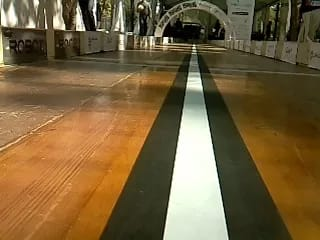
#> input picture path.jpeg, 320 x 240 px
$ jupyter execute --allow-errors Untitled.ipynb
#> lines starting #> are read from the running program, lines starting #| are printed output that depends on the picture; after the words box and inside, x2 and y2 are one past the last pixel; in counts of white or black regions, pixels touching at a corner belong together; long printed decimals are rounded
[cell 1]
import cv2
import numpy as np
import matplotlib.pyplot as plt

# Load the image
img = cv2.imread('path.jpeg')
#> img is the input picture: shape (240, 320, 3); mean B, G, R 60, 96.5, 118.5
img=img[50:,50:]
#> img: shape (190, 270, 3)
gray = cv2.cvtColor(img, cv2.COLOR_BGR2GRAY)

# Apply binary thresholding
thresh_value = 200  # threshold value, can be adjusted
max_value = 255  # maximum value to use with thresholding
_, binary_img = cv2.threshold(gray, thresh_value, max_value, cv2.THRESH_BINARY)
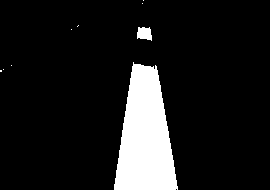
#> binary_img: shape (190, 270); 11.2% white; 9 white regions (7 under 20 px), largest, box (x1, y1, x2, y2) and area: (114, 62, 178, 190) 5574, (137, 27, 152, 41) 163

# Apply a Gaussian blur to reduce noise
blur = cv2.GaussianBlur(binary_img, (5, 5), 0)

# Apply Canny edge detection to detect edges
edges = cv2.Canny(blur, 50, 150)
#> edges: shape (190, 270); 0.67% white in thin lines or dots, all inside (x1, y1, x2, y2) = (0, 24, 179, 190)

# Apply a Hough transform to detect lines
lines = cv2.HoughLinesP(edges, rho=1, theta=np.pi/180, threshold=50, minLineLength=50, maxLineGap=10)
#> lines = [[113, 189, 133, 63], [157, 66, 177, 183], [156, 65, 178, 189]]

# Find the center of the road
if lines is not None:
    x = []
    y = []
    for line in lines:
        x1, y1, x2, y2 = line[0]
        x.append(x1)
        x.append(x2)
        y.append(y1)
        y.append(y2)
#> this loop made 3 passes
#> after the loop, x = [113, 133, 157, 177, 156, 178]; y = [189, 63, 66, 183, 65, 189]
    center_x = int(np.mean(x))
#> center_x = 152
    center_y = int(np.mean(y))
#> center_y = 125

    # Draw a circle on the center of the road
    cv2.circle(img, (center_x, center_y), 7, (0, 0, 255), -1)
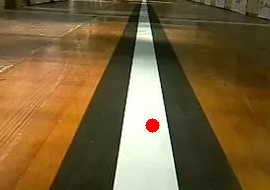
#> img: shape (190, 270, 3); mean B, G, R 58.3, 97.6, 121

# Display the result
# Display the image
plt.imshow(img)
plt.show()

[cell 2]
# Load the image
img2 = cv2.imread('path.jpeg')

rects = [(0, 125, 300, 25)]

# Process each rectangle
for rect in rects:
    x, y, w, h = rect

    # Draw the rectangle
    cv2.rectangle(img2, (x, y), (x+w, y+h), (0, 255, 0), 2)

    # Find the center of the road
    crop = img2[y:y+h, x:x+w]
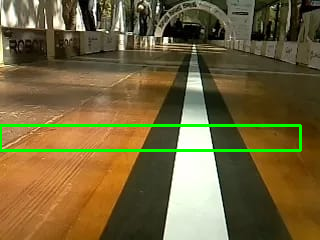
#> img2: shape (240, 320, 3); 2.5% of pixels changed, all inside (x1, y1, x2, y2) = (0, 124, 302, 152)


# Display the image
plt.imshow(crop)
plt.show()

[cell 3]
plt.imshow(crop)
plt.show()

[cell 4]
gray = cv2.cvtColor(crop, cv2.COLOR_BGR2GRAY)
#> gray: shape (25, 300)

# Apply binary thresholding
thresh_value = 200  # threshold value, can be adjusted
max_value = 255  # maximum value to use with thresholding
_, binary_img = cv2.threshold(gray, thresh_value, max_value, cv2.THRESH_BINARY)
#> binary_img: shape (25, 300); 9.6% white; 7 white regions (6 under 20 px), largest, box (x1, y1, x2, y2) and area: (177, 2, 213, 24) 701
plt.imshow(binary_img)
plt.show()

[cell 5]
# Apply a Gaussian blur to reduce noise
blur = cv2.GaussianBlur(binary_img, (5, 5), 0)
#> blur: shape (25, 300)
plt.imshow(blur)
plt.show()

[cell 6]
# Apply Canny edge detection to detect edges
edges = cv2.Canny(blur, 50, 150)
#> edges: shape (25, 300); 2.2% white in thin lines or dots, all inside (x1, y1, x2, y2) = (6, 1, 213, 25)
plt.imshow(edges)
plt.show()

[cell 7]
lines_list =[]
lines = cv2.HoughLinesP(
            edges, # Input edge image
            1, # Distance resolution in pixels
            np.pi/180, # Angle resolution in radians
            threshold=100, # Min number of votes for valid line
            minLineLength=5, # Min allowed length of line
            maxLineGap=5 # Max allowed gap between line for joining them
            )
#> lines = None
print(lines)
#| None

# Iterate over poinats
#> (the rest of this cell did not finish here and is left out)

[cell 8]
gray = cv2.cvtColor(crop, cv2.COLOR_BGR2GRAY)

# Apply binary thresholding
thresh_value = 200  # threshold value, can be adjusted
max_value = 255  # maximum value to use with thresholding
_, binary_img = cv2.threshold(gray, thresh_value, max_value, cv2.THRESH_BINARY)

# Apply a Gaussian blur to reduce noise
blur = cv2.GaussianBlur(binary_img, (5, 5), 0)

# Apply Canny edge detection to detect edges
edges = cv2.Canny(blur, 50, 150)

lines_list =[]
# Apply a Hough transform to detect lines
lines = cv2.HoughLinesP(edges, rho=1, theta=np.pi/180, threshold=50, minLineLength=50, maxLineGap=10)

# Iterate over points
#> (the rest of this cell did not finish here and is left out)

[cell 9]
import matplotlib.pyplot as plt
import cv2

# Load the image
img = cv2.imread('path.jpeg')
img=img[50:,50:]
# Display the image
plt.imshow(cv2.cvtColor(img, cv2.COLOR_BGR2RGB))
plt.show()

[cell 10]
gray = cv2.cvtColor(img, cv2.COLOR_BGR2GRAY)

# Convert to grayscale
gray = cv2.cvtColor(img, cv2.COLOR_BGR2GRAY)

# Apply binary thresholding
thresh_value = 200  # threshold value, can be adjusted
max_value = 255  # maximum value to use with thresholding
_, binary_img = cv2.threshold(gray, thresh_value, max_value, cv2.THRESH_BINARY)

[cell 11]
# Display the image
plt.imshow(binary_img)
plt.show()

[cell 12]
# Display the binary image
cv2.imshow('Binary Image', binary_img)
cv2.waitKey(0)
cv2.destroyAllWindows()

[cell 13]
import cv2
import numpy as np
import matplotlib.pyplot as plt

img = cv2.imread('path.jpeg')

rects = [(0, 125, 300, 25)]

# Process each rectangle
for rect in rects:
    x, y, w, h = rect

    # Draw the rectangle
    cv2.rectangle(img, (x, y), (x+w, y+h), (0, 255, 0), 2)


    # Find the center of the road
    crop = img[y:y+h, x:x+w]
    gray = cv2.cvtColor(crop, cv2.COLOR_BGR2GRAY)
    thresh_value = 200  # threshold value, can be adjusted
    max_value = 255  # maximum value to use with thresholding
    _, binary_img = cv2.threshold(gray, thresh_value, max_value, cv2.THRESH_BINARY)
    contours, _ = cv2.findContours(binary_img, cv2.RETR_EXTERNAL, cv2.CHAIN_APPROX_SIMPLE)
    if len(contours) > 0:
        c = max(contours, key=cv2.contourArea)
        M = cv2.moments(c)
        if M["m00"] != 0:
            cx = int(M["m10"] / M["m00"])
            cy = int(M["m01"] / M["m00"])
            cv2.circle(crop, (cx, cy), 7, (0, 255, 0), -1)
#> this loop made 1 pass
#> (cx, cy) on pass 1: (194, 12)


# Display the image
plt.imshow(crop)
plt.show()

[cell 14]
rects = [(0, 100, 300, 25)]

# Process each rectangle
for rect in rects:
    x, y, w, h = rect

    # Draw the rectangle
    cv2.rectangle(img, (x, y), (x+w, y+h), (0, 255, 0), 2)


    # Find the center of the road
    crop = img[y:y+h, x:x+w]
    gray = cv2.cvtColor(crop, cv2.COLOR_BGR2GRAY)
    thresh_value = 200  # threshold value, can be adjusted
    max_value = 255  # maximum value to use with thresholding
    _, binary_img = cv2.threshold(gray, thresh_value, max_value, cv2.THRESH_BINARY)
    contours, _ = cv2.findContours(binary_img, cv2.RETR_EXTERNAL, cv2.CHAIN_APPROX_SIMPLE)
    if len(contours) > 0:
        c = max(contours, key=cv2.contourArea)
        M = cv2.moments(c)
        if M["m00"] != 0:
            cx = int(M["m10"] / M["m00"])
            cy = int(M["m01"] / M["m00"])
            cv2.circle(crop, (cx, cy), 7, (0, 255, 0), -1)
#> this loop made 1 pass
#> (cx, cy) on pass 1: (193, 19)
#> crop: shape (25, 300, 3); mean B, G, R 48.4, 118.5, 104.3
#> img: shape (240, 320, 3); mean B, G, R 56.9, 102.4, 112.5


# Display the image
plt.imshow(crop)
plt.show()

[cell 15]
rects = [(0, 75, 300, 25)]

# Process each rectangle
for rect in rects:
    x, y, w, h = rect

    # Draw the rectangle
    cv2.rectangle(img, (x, y), (x+w, y+h), (0, 255, 0), 2)


    # Find the center of the road
    crop = img[y:y+h, x:x+w]
    gray = cv2.cvtColor(crop, cv2.COLOR_BGR2GRAY)
    thresh_value = 200  # threshold value, can be adjusted
    max_value = 255  # maximum value to use with thresholding
    _, binary_img = cv2.threshold(gray, thresh_value, max_value, cv2.THRESH_BINARY)
    contours, _ = cv2.findContours(binary_img, cv2.RETR_EXTERNAL, cv2.CHAIN_APPROX_SIMPLE)
    if len(contours) > 0:
        c = max(contours, key=cv2.contourArea)
        M = cv2.moments(c)
        if M["m00"] != 0:
            cx = int(M["m10"] / M["m00"])
            cy = int(M["m01"] / M["m00"])
            cv2.circle(crop, (cx, cy), 7, (0, 255, 0), -1)
#> this loop made 1 pass
#> (cx, cy) on pass 1: (194, 8)
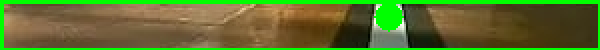
#> crop: shape (25, 300, 3) (shown 2 times larger); mean B, G, R 43.7, 111.7, 91.9
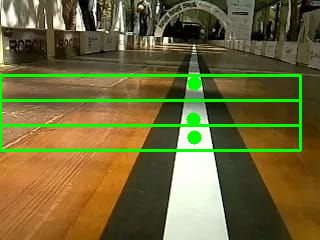
#> img: shape (240, 320, 3); mean B, G, R 55.7, 104.6, 110.6


# Display the image
plt.imshow(crop)
plt.show()

[cell 16]
import cv2
import numpy as np
import matplotlib.pyplot as plt

img = cv2.imread('path.jpeg')

# Define the three rectangles
rects = [(0, 115, 800, 25),(0, 140, 800, 25),(0, 165, 800, 25)]
X=[]
Y=[]
# Process each rectangle
for rect in rects:
    x, y, w, h = rect

    # Draw the rectangle
    cv2.rectangle(img, (x, y), (x+w, y+h), (0, 255, 0), 2)

    # Find the center of the road
    crop = img[y:y+h, x:x+w]
    gray = cv2.cvtColor(crop, cv2.COLOR_BGR2GRAY)
    thresh_value = 165  # threshold value, can be adjusted
    max_value = 255  # maximum value to use with thresholding

    _, binary_img = cv2.threshold(gray, thresh_value, max_value, cv2.THRESH_BINARY)
    contours, _ = cv2.findContours(binary_img, cv2.RETR_EXTERNAL, cv2.CHAIN_APPROX_SIMPLE)
    if len(contours) > 0:
        c = max(contours, key=cv2.contourArea)
        M = cv2.moments(c)
        if M["m00"] != 0:
            cx = int(M["m10"] / M["m00"])
            cy = int(M["m01"] / M["m00"])
            X.append(cx)
            Y.append(cy+y)
            cv2.circle(crop, (cx, cy), 7, (0, 255, 0), -1)
#> binary_img: shape (25, 320); 13% white; 21 white regions (20 under 20 px), largest, box (x1, y1, x2, y2) and area: (171, 2, 220, 24) 1002
#> crop: shape (25, 320, 3)
#> gray: shape (25, 320)
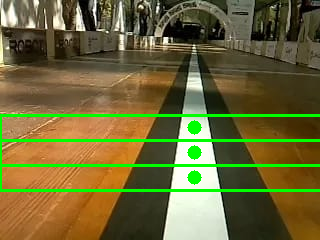
#> img: shape (240, 320, 3); 5.75% of pixels changed, all inside (x1, y1, x2, y2) = (0, 114, 320, 192)
#> after the loop, X = [194, 194, 194]; Y = [127, 152, 177]

# Create a matrix of the form [x 1] for each point
A = np.vstack([Y, np.ones(len(Y))]).T
#> A = [[127, 1], [152, 1], [177, 1]]

# Calculate the least-squares solution for the line coefficients
m, c = np.linalg.lstsq(A, X, rcond=None)[0]
#> m = -4.45e-16; c = 194

# Print the slope and intercept of the line
print('Slope:', X)
#| Slope: [194, 194, 194]
print('Intercept:', Y)
#| Intercept: [127, 152, 177]
print(np.arctan(m) * 180 / np.pi)
#| -2.5487531196587486e-14
#Plot the points and the line
x1 = 250*m+c
#> x1 = 194
x2 = 75*m+c
#> x2 = 194
print(x1)
#| 194.000
cv2.line(img,(int(x1),250),(int(x2),75),color = (255, 0, 0))
plt.imshow(cv2.cvtColor(img, cv2.COLOR_BGR2RGB))
plt.show()

[cell 17]
# Define the rectangle
x, y, w, h = 100, 100, 100, 50

# Draw the rectangle
cv2.rectangle(img, (x, y), (x+w, y+h), (0, 255, 0), 2)
plt.imshow(cv2.cvtColor(img, cv2.COLOR_BGR2RGB))
plt.show()

[cell 18]
# Convert to grayscale
gray1 = cv2.cvtColor(img, cv2.COLOR_BGR2GRAY)
plt.imshow(gray1)
plt.show()

[cell 19]
# Apply edge detection
edges1 = cv2.Canny(gray1, 50, 150)
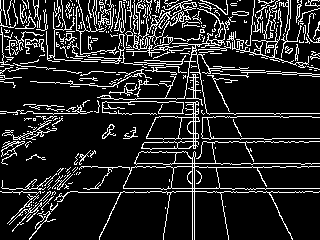
#> edges1: shape (240, 320); 14.4% white in thin lines or dots
plt.imshow(edges1)
plt.show()

[cell 20]
# Find contours
contours1, _ = cv2.findContours(edges1, cv2.RETR_EXTERNAL, cv2.CHAIN_APPROX_SIMPLE)
#> contours1 = 301 contours, 276 with area under 20; largest, box (x1, y1, x2, y2) and area: (79, 141, 320, 240) 2670, (141, 101, 200, 150) 1376, (97, 8, 320, 115) 270, (126, 10, 191, 57) 158, (201, 116, 320, 140) 151

[cell 21]
# Find the center of the road
crop = img[y:y+h, x:x+w]
#> crop: shape (50, 100, 3)
gray = cv2.cvtColor(crop, cv2.COLOR_BGR2GRAY)
#> gray: shape (50, 100)
edges = cv2.Canny(gray, 50, 150)
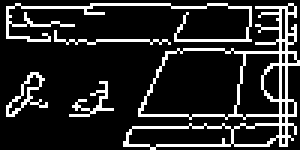
#> edges: shape (50, 100) (shown 3 times larger); 15.7% white in thin lines or dots
contours, _ = cv2.findContours(edges, cv2.RETR_EXTERNAL, cv2.CHAIN_APPROX_SIMPLE)
#> contours = 5 contours, 3 with area under 20; largest, box (x1, y1, x2, y2) and area: (41, 1, 100, 50) 1376, (2, 24, 16, 39) 57
if len(contours) > 0:
    c = max(contours, key=cv2.contourArea)
#> c = contour of 151 points, box (x1, y1, x2, y2) (41, 1, 100, 50), area 1376
    M = cv2.moments(c)
#> M = moments, m00 1375.5, centre m10/m00, m01/m00 = (73.16, 31.11)
    if M["m00"] != 0:
        cx = int(M["m10"] / M["m00"])
#> cx = 73
        cy = int(M["m01"] / M["m00"])
#> cy = 31
        cv2.circle(crop, (cx, cy), 7, (0, 255, 0), -1)
#> crop: shape (50, 100, 3); mean B, G, R 56.9, 153.2, 112

[cell 22]
plt.imshow(cv2.cvtColor(img, cv2.COLOR_BGR2RGB))
#> img: shape (240, 320, 3); mean B, G, R 54.5, 105.2, 107.4
plt.show()

[cell 23]
# Define the two rectangles
rect1 = (100, 100, 100, 200)  # (x, y, width, height)

[cell 24]
# Crop the two rectangles
crop1 = img[rect1[1]:rect1[1]+rect1[3], rect1[0]:rect1[0]+rect1[2]]
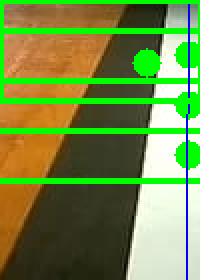
#> crop1: shape (140, 100, 3) (shown 2 times larger); mean B, G, R 69.2, 139.5, 114.3

[cell 25]
# Convert to grayscale
gray1 = cv2.cvtColor(crop1, cv2.COLOR_BGR2GRAY)
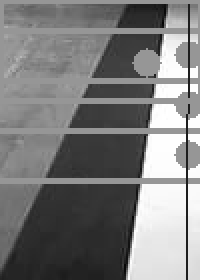
#> gray1: shape (140, 100) (shown 2 times larger); min 2, max 255, mean 124

[cell 26]
# Apply edge detection
edges1 = cv2.Canny(gray1, 50, 150)

[cell 27]
# Find contours
contours1, _ = cv2.findContours(edges1, cv2.RETR_EXTERNAL, cv2.CHAIN_APPROX_SIMPLE)
#> contours1 = 11 contours, 8 with area under 20; largest, box (x1, y1, x2, y2) and area: (0, 51, 100, 140) 2123, (41, 1, 100, 50) 758, (2, 24, 16, 39) 57

[cell 28]
# Find the center of the road on each rectangle
center1 = None
if len(contours1) > 0:
    c = max(contours1, key=cv2.contourArea)
#> c = contour of 345 points, box (x1, y1, x2, y2) (0, 51, 100, 140), area 2123
    M = cv2.moments(c)
#> M = moments, m00 2123, centre m10/m00, m01/m00 = (61.53, 71.8)
    if M["m00"] != 0:
        center1 = (int(M["m10"] / M["m00"]), int(M["m01"] / M["m00"]))
#> center1 = (61, 71)
        cv2.drawContours(crop1, [c], -1, (0, 255, 0), 2)
        cv2.circle(crop1, center1, 7, (0, 255, 0), -1)
